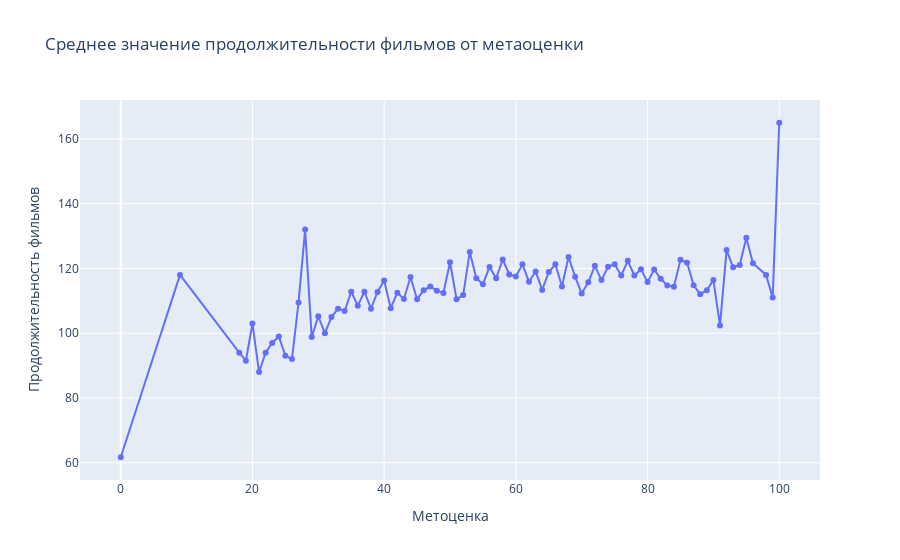

The notebook cell saved with this chart:
### Code cell
metascore_df = df_work[[x for x in df_work.columns if 'metascore' in x] + ['duration']]
metascore = metascore_df.groupby('metascore').mean()

fig = go.Figure(data=[
    go.Scatter(x=metascore.index, y=metascore[column], mode='markers+lines', name=column) 
    for column in metascore.columns
])

fig.update_layout(title='Среднее значение продолжительности фильмов от метаоценки',
                   xaxis_title='Метоценка',
                   yaxis_title='Продолжительность фильмов')

#Какой-то явной зависимости тут не прослеживается, значит продолжительность фильмов не влияет на оценку

### Figure 1 — Plotly figure (JSON) as saved in the notebook; plotly's stock layout.template omitted (floating-point values rounded to 4 significant figures)
{"data": [{"mode": "markers+lines", "name": "duration", "type": "scatter", "x": [0, 9, 18, 19, 20, 21, 22, 23, 24, 25, 26, 27, 28, 29, 30, 31, 32, 33, 34, 35, 36, 37, 38, 39, 40, 41, 42, 43, 44, 45, 46, 47, 48, 49, 50, 51, 52, 53, 54, 55, 56, 57, 58, 59, 60, 61, 62, 63, 64, 65, 66, 67, 68, 69, 70, 71, 72, 73, 74, 75, 76, 77, 78, 79, 80, 81, 82, 83, 84, 85, 86, 87, 88, 89, 90, 91, 92, 93, 94, 95, 96, 98, 99, 100], "y": [61.69, 118, 94, 91.5, 103, 88, 94, 97, 99, 93, 92, 109.5, 132, 98.8, 105.2, 100, 105, 107.6, 106.8, 112.8, 108.5, 112.8, 107.6, 112.7, 116.3, 107.7, 112.5, 110.6, 117.4, 110.5, 113.2, 114.4, 113.1, 112.4, 121.9, 110.5, 111.8, 125.1, 117, 115.1, 120.5, 116.9, 122.8, 118.1, 117.5, 121.3, 115.9, 119.1, 113.4, 118.9, 121.3, 114.4, 123.5, 117.4, 112.2, 115.7, 120.8, 116.4, 120.5, 121.3, 117.9, 122.4, 117.8, 119.7, 115.8, 119.7, 116.8, 114.8, 114.4, 122.7, 121.8, 114.8, 112.1, 113.3, 116.4, 102.4, 125.7, 120.3, 121.1, 129.5, 121.6, 118, 111, 165]}], "layout": {"title": {"text": "Среднее значение продолжительности фильмов от метаоценки"}, "xaxis": {"title": {"text": "Метоценка"}}, "yaxis": {"title": {"text": "Продолжительность фильмов"}}}}
